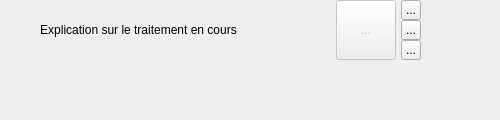
<?xml version="1.0" encoding="UTF-8"?>
<ui version="4.0">
 <class>OngoingProcessWidget</class>
 <widget class="QFrame" name="OngoingProcessWidget">
  <property name="geometry">
   <rect>
    <x>0</x>
    <y>0</y>
    <width>500</width>
    <height>120</height>
   </rect>
  </property>
  <property name="sizePolicy">
   <sizepolicy hsizetype="Fixed" vsizetype="Preferred">
    <horstretch>0</horstretch>
    <verstretch>0</verstretch>
   </sizepolicy>
  </property>
  <property name="minimumSize">
   <size>
    <width>420</width>
    <height>60</height>
   </size>
  </property>
  <property name="maximumSize">
   <size>
    <width>500</width>
    <height>120</height>
   </size>
  </property>
  <property name="windowTitle">
   <string/>
  </property>
  <property name="frameShape">
   <enum>QFrame::NoFrame</enum>
  </property>
  <property name="frameShadow">
   <enum>QFrame::Raised</enum>
  </property>
  <property name="lineWidth">
   <number>0</number>
  </property>
  <widget class="QWidget" name="horizontalLayoutWidget">
   <property name="geometry">
    <rect>
     <x>0</x>
     <y>0</y>
     <width>421</width>
     <height>64</height>
    </rect>
   </property>
   <layout class="QHBoxLayout" name="horizontalLayout" stretch="0,1,10,2,1">
    <property name="spacing">
     <number>5</number>
    </property>
    <property name="sizeConstraint">
     <enum>QLayout::SetMaximumSize</enum>
    </property>
    <item>
     <spacer name="horizontalSpacer_2">
      <property name="orientation">
       <enum>Qt::Horizontal</enum>
      </property>
      <property name="sizeHint" stdset="0">
       <size>
        <width>40</width>
        <height>20</height>
       </size>
      </property>
     </spacer>
    </item>
    <item>
     <widget class="QLabel" name="ongoingProcessInfoLabel">
      <property name="maximumSize">
       <size>
        <width>250</width>
        <height>48</height>
       </size>
      </property>
      <property name="text">
       <string>Explication sur le traitement en cours</string>
      </property>
      <property name="alignment">
       <set>Qt::AlignCenter</set>
      </property>
     </widget>
    </item>
    <item>
     <spacer name="horizontalSpacer">
      <property name="orientation">
       <enum>Qt::Horizontal</enum>
      </property>
      <property name="sizeHint" stdset="0">
       <size>
        <width>40</width>
        <height>20</height>
       </size>
      </property>
     </spacer>
    </item>
    <item>
     <widget class="QToolButton" name="_TBU_stopButton">
      <property name="enabled">
       <bool>false</bool>
      </property>
      <property name="minimumSize">
       <size>
        <width>60</width>
        <height>60</height>
       </size>
      </property>
      <property name="maximumSize">
       <size>
        <width>60</width>
        <height>60</height>
       </size>
      </property>
      <property name="text">
       <string>...</string>
      </property>
      <property name="icon">
       <iconset resource="icons.qrc">
        <normaloff>:/qss_icons/icons/Main_mode-prog.svg</normaloff>:/qss_icons/icons/Main_mode-prog.svg</iconset>
      </property>
      <property name="iconSize">
       <size>
        <width>36</width>
        <height>36</height>
       </size>
      </property>
     </widget>
    </item>
    <item>
     <layout class="QVBoxLayout" name="verticalLayout">
      <property name="spacing">
       <number>0</number>
      </property>
      <property name="sizeConstraint">
       <enum>QLayout::SetMaximumSize</enum>
      </property>
      <item>
       <widget class="QToolButton" name="_TBU_closeButton">
        <property name="minimumSize">
         <size>
          <width>20</width>
          <height>20</height>
         </size>
        </property>
        <property name="maximumSize">
         <size>
          <width>20</width>
          <height>20</height>
         </size>
        </property>
        <property name="text">
         <string>...</string>
        </property>
        <property name="icon">
         <iconset resource="icons.qrc">
          <normaloff>:/qss_icons/icons/fermer.svg</normaloff>:/qss_icons/icons/fermer.svg</iconset>
        </property>
        <property name="iconSize">
         <size>
          <width>16</width>
          <height>16</height>
         </size>
        </property>
       </widget>
      </item>
      <item>
       <widget class="QToolButton" name="_TBU_maximizeRestoreButton">
        <property name="minimumSize">
         <size>
          <width>20</width>
          <height>20</height>
         </size>
        </property>
        <property name="maximumSize">
         <size>
          <width>20</width>
          <height>20</height>
         </size>
        </property>
        <property name="text">
         <string>...</string>
        </property>
        <property name="icon">
         <iconset resource="icons.qrc">
          <normaloff>:/qss_icons/icons/agrandir.svg</normaloff>:/qss_icons/icons/agrandir.svg</iconset>
        </property>
       </widget>
      </item>
      <item>
       <widget class="QToolButton" name="_TBU_minimizeButton">
        <property name="minimumSize">
         <size>
          <width>20</width>
          <height>20</height>
         </size>
        </property>
        <property name="maximumSize">
         <size>
          <width>20</width>
          <height>20</height>
         </size>
        </property>
        <property name="text">
         <string>...</string>
        </property>
        <property name="icon">
         <iconset resource="icons.qrc">
          <normaloff>:/qss_icons/icons/reduire.svg</normaloff>:/qss_icons/icons/reduire.svg</iconset>
        </property>
       </widget>
      </item>
     </layout>
    </item>
   </layout>
  </widget>
 </widget>
 <resources>
  <include location="icons.qrc"/>
 </resources>
 <connections/>
</ui>
